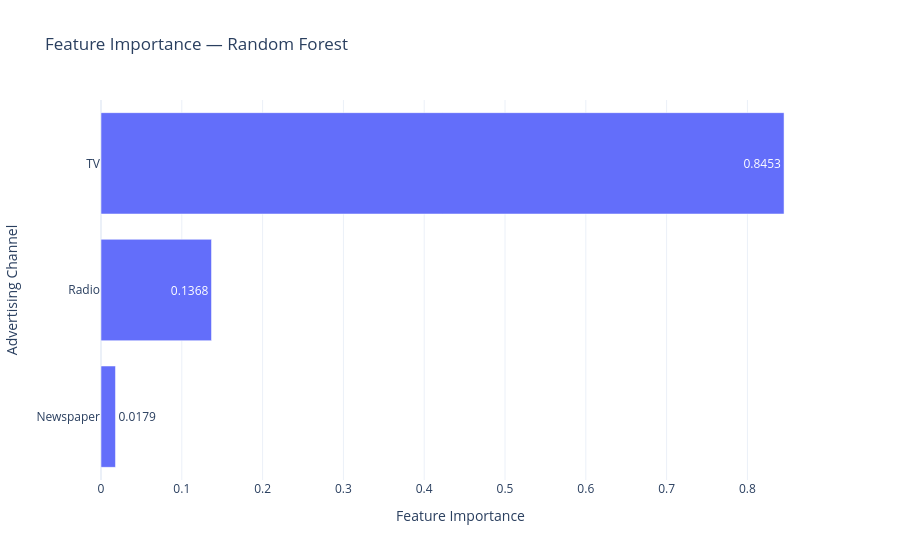

Notebook code cell kept with this figure:
### Code cell
# ============================================================
# Display and Plot Feature Interpretation
# ============================================================

if feature_interpretation is not None:

    if interpretation_type == "Feature Importance":
        feature_interpretation = (
            feature_interpretation
            .sort_values(
                by=value_column,
                ascending=False
            )
            .reset_index(drop=True)
        )

    else:
        feature_interpretation[
            "Absolute Coefficient"
        ] = feature_interpretation[
            value_column
        ].abs()

        feature_interpretation = (
            feature_interpretation
            .sort_values(
                by="Absolute Coefficient",
                ascending=False
            )
            .reset_index(drop=True)
        )

    display(
        feature_interpretation.style.format({
            column: "{:.4f}"
            for column in feature_interpretation.columns
            if column != "Feature"
        })
    )

    fig = px.bar(
        feature_interpretation,
        x=value_column,
        y="Feature",
        orientation="h",
        text_auto=".4f",
        title=(
            f"{interpretation_type} — "
            f"{final_model_name}"
        ),
        template="plotly_white"
    )

    fig.update_layout(
        xaxis_title=interpretation_type,
        yaxis_title="Advertising Channel",
        yaxis={
            "categoryorder": "total ascending"
        }
    )

    fig.show()

### Figure 1 — Plotly figure (JSON) as saved in the notebook; plotly's stock layout.template omitted (floating-point values rounded to 4 significant figures)
{"data": [{"hovertemplate": "Importance=%{x}<br>Feature=%{y}<extra></extra>", "legendgroup": "", "marker": {"color": "#636efa", "pattern": {"shape": ""}}, "name": "", "orientation": "h", "showlegend": false, "textposition": "auto", "texttemplate": "%{x:.4f}", "type": "bar", "x": [0.8453, 0.1368, 0.01791], "xaxis": "x", "y": ["TV", "Radio", "Newspaper"], "yaxis": "y"}], "layout": {"barmode": "relative", "legend": {"tracegroupgap": 0}, "title": {"text": "Feature Importance — Random Forest"}, "xaxis": {"anchor": "y", "domain": [0, 1], "title": {"text": "Feature Importance"}}, "yaxis": {"anchor": "x", "categoryorder": "total ascending", "domain": [0, 1], "title": {"text": "Advertising Channel"}}}}
